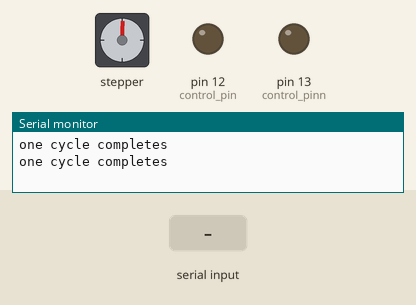
This sketch was run on a simulated Arduino Uno, built with avr-gcc and run on an emulated ATmega328P. Shown: stepper motor, output pins drawn as LEDs (lit = HIGH), the last lines printed to the serial monitor. Wiring (inferred from the names in the program): stepper motor driver (200 steps per turn assumed): step pin 9; direction pin 8. The test bench sets the inputs (shaded band). Pins used as bus, display or sensor lines are not drawn.

Above: at 1.2 s.
1.3 s: "1" received over Serial
At 11.7 s:
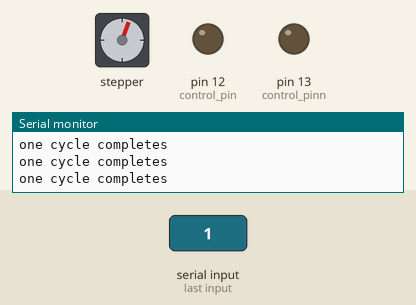
Timing chart, 0 to 13.7 s (numbered marks = the images above; inputs shaded):
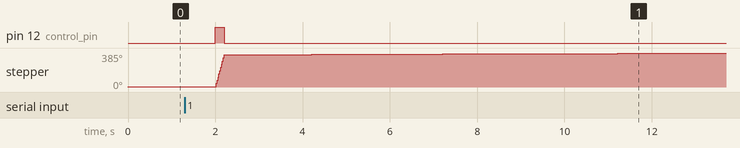

The sketch:

code.ino
```cpp
/* stepper motor control code for DRV8825
 *
 */

 // define pin used
 const int stepPin = 9;
 const int dirPin = 8;
 const int control_pin=12;
 const int control_pinn=13;
 char stop_start='s';
 void setup() {
 // set the two pins as outputs
  pinMode(stepPin,OUTPUT);
  pinMode(dirPin,OUTPUT);
  pinMode(control_pin,OUTPUT);
  pinMode(control_pinn,OUTPUT);
  Serial.begin(9600);
  digitalWrite(control_pin,LOW);
  digitalWrite(control_pinn,LOW);

}


void loop() {
digitalWrite(dirPin,HIGH); //Enables the motor to move in a perticular direction
// for one full rotation required 200 pulses


  digitalWrite(stepPin,HIGH);
  delayMicroseconds(500);
  digitalWrite(stepPin,LOW);
  delayMicroseconds(500);

  stop_start=Serial.read();
  if(stop_start=='1')
  {
    Serial.println("motor 1 starts...");
    digitalWrite(control_pin,HIGH);//enable the first motor
    for(int x = 0; x < 200; x++){
      digitalWrite(stepPin,HIGH);//make it step
      delayMicroseconds(500);//later we will just make function and call it everywhere
      digitalWrite(stepPin,LOW);
      delayMicroseconds(500);
    }
    digitalWrite(control_pin,LOW);
  }
  if(stop_start=='2')
  {
    Serial.println("motor 2 starts");
    digitalWrite(control_pinn,HIGH);
    for(int x=0;x<200;x++){
      digitalWrite(stepPin,HIGH);
      delayMicroseconds(500);//later we will just make function and call it everywhere
      digitalWrite(stepPin,LOW);
      delayMicroseconds(500);
    }
    digitalWrite(control_pinn,LOW);
  }

Serial.println("one cycle completes");


delay(1000); // delay for one second


}
```

Measured:
- after the input at 1.3 s, pin 12 (control_pin): LOW → HIGH after 0.70 s, → LOW 0.20 s later
